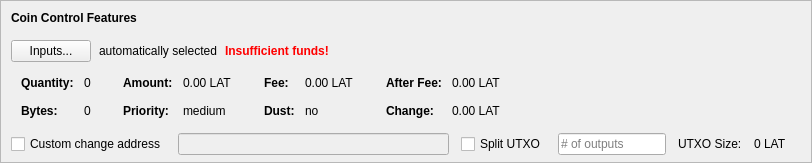
    <widget class="QFrame" name="frameCoinControl">
     <property name="sizePolicy">
      <sizepolicy hsizetype="Expanding" vsizetype="Expanding">
       <horstretch>0</horstretch>
       <verstretch>0</verstretch>
      </sizepolicy>
     </property>
     <property name="maximumSize">
      <size>
       <width>16777215</width>
       <height>16777215</height>
      </size>
     </property>
     <property name="frameShape">
      <enum>QFrame::StyledPanel</enum>
     </property>
     <property name="frameShadow">
      <enum>QFrame::Sunken</enum>
     </property>
     <layout class="QVBoxLayout" name="verticalLayoutCoinControl2">
      <property name="spacing">
       <number>0</number>
      </property>
      <property name="leftMargin">
       <number>0</number>
      </property>
      <property name="topMargin">
       <number>0</number>
      </property>
      <property name="rightMargin">
       <number>0</number>
      </property>
      <property name="bottomMargin">
       <number>6</number>
      </property>
      <item>
       <layout class="QVBoxLayout" name="verticalLayoutCoinControl" stretch="0,0,0,0,1">
        <property name="spacing">
         <number>0</number>
        </property>
        <property name="leftMargin">
         <number>10</number>
        </property>
        <property name="topMargin">
         <number>10</number>
        </property>
        <item>
         <layout class="QHBoxLayout" name="horizontalLayoutCoinControl1">
          <property name="bottomMargin">
           <number>15</number>
          </property>
          <item>
           <widget class="QLabel" name="labelCoinControlFeatures">
            <property name="sizePolicy">
             <sizepolicy hsizetype="Preferred" vsizetype="Maximum">
              <horstretch>0</horstretch>
              <verstretch>0</verstretch>
             </sizepolicy>
            </property>
            <property name="font">
             <font>
              <weight>75</weight>
              <bold>true</bold>
             </font>
            </property>
            <property name="styleSheet">
             <string notr="true">font-weight:bold;</string>
            </property>
            <property name="text">
             <string>Coin Control Features</string>
            </property>
           </widget>
          </item>
         </layout>
        </item>
        <item>
         <layout class="QHBoxLayout" name="horizontalLayoutCoinControl2" stretch="0,0,0,0">
          <property name="spacing">
           <number>8</number>
          </property>
          <property name="bottomMargin">
           <number>10</number>
          </property>
          <item>
           <widget class="QPushButton" name="pushButtonCoinControl">
            <property name="styleSheet">
             <string notr="true"/>
            </property>
            <property name="text">
             <string>Inputs...</string>
            </property>
            <property name="autoDefault">
             <bool>false</bool>
            </property>
           </widget>
          </item>
          <item>
           <widget class="QLabel" name="labelCoinControlAutomaticallySelected">
            <property name="text">
             <string>automatically selected</string>
            </property>
            <property name="margin">
             <number>5</number>
            </property>
           </widget>
          </item>
          <item>
           <widget class="QLabel" name="labelCoinControlInsuffFunds">
            <property name="font">
             <font>
              <weight>75</weight>
              <bold>true</bold>
             </font>
            </property>
            <property name="styleSheet">
             <string notr="true">color:red;font-weight:bold;</string>
            </property>
            <property name="text">
             <string>Insufficient funds!</string>
            </property>
            <property name="margin">
             <number>5</number>
            </property>
           </widget>
          </item>
          <item>
           <spacer name="horizontalSpacerCoinControl">
            <property name="orientation">
             <enum>Qt::Horizontal</enum>
            </property>
            <property name="sizeHint" stdset="0">
             <size>
              <width>40</width>
              <height>1</height>
             </size>
            </property>
           </spacer>
          </item>
         </layout>
        </item>
        <item>
         <widget class="QWidget" name="widgetCoinControl" native="true">
          <property name="sizePolicy">
           <sizepolicy hsizetype="Preferred" vsizetype="Preferred">
            <horstretch>0</horstretch>
            <verstretch>0</verstretch>
           </sizepolicy>
          </property>
          <property name="minimumSize">
           <size>
            <width>0</width>
            <height>0</height>
           </size>
          </property>
          <property name="styleSheet">
           <string notr="true"/>
          </property>
          <layout class="QHBoxLayout" name="horizontalLayoutCoinControl5">
           <property name="leftMargin">
            <number>0</number>
           </property>
           <property name="topMargin">
            <number>0</number>
           </property>
           <property name="rightMargin">
            <number>0</number>
           </property>
           <property name="bottomMargin">
            <number>0</number>
           </property>
           <item>
            <layout class="QHBoxLayout" name="horizontalLayoutCoinControl3" stretch="0,0,0,1">
             <property name="spacing">
              <number>20</number>
             </property>
             <property name="topMargin">
              <number>0</number>
             </property>
             <property name="bottomMargin">
              <number>10</number>
             </property>
             <item>
              <layout class="QFormLayout" name="formLayoutCoinControl1">
               <property name="horizontalSpacing">
                <number>10</number>
               </property>
               <property name="verticalSpacing">
                <number>14</number>
               </property>
               <property name="leftMargin">
                <number>10</number>
               </property>
               <property name="topMargin">
                <number>4</number>
               </property>
               <property name="rightMargin">
                <number>6</number>
               </property>
               <item row="0" column="0">
                <widget class="QLabel" name="labelCoinControlQuantityText">
                 <property name="font">
                  <font>
                   <weight>75</weight>
                   <bold>true</bold>
                  </font>
                 </property>
                 <property name="text">
                  <string>Quantity:</string>
                 </property>
                 <property name="margin">
                  <number>0</number>
                 </property>
                </widget>
               </item>
               <item row="0" column="1">
                <widget class="QLabel" name="labelCoinControlQuantity">
                 <property name="cursor">
                  <cursorShape>IBeamCursor</cursorShape>
                 </property>
                 <property name="contextMenuPolicy">
                  <enum>Qt::ActionsContextMenu</enum>
                 </property>
                 <property name="text">
                  <string notr="true">0</string>
                 </property>
                 <property name="margin">
                  <number>0</number>
                 </property>
                 <property name="textInteractionFlags">
                  <set>Qt::LinksAccessibleByMouse|Qt::TextSelectableByKeyboard|Qt::TextSelectableByMouse</set>
                 </property>
                </widget>
               </item>
               <item row="1" column="0">
                <widget class="QLabel" name="labelCoinControlBytesText">
                 <property name="font">
                  <font>
                   <weight>75</weight>
                   <bold>true</bold>
                  </font>
                 </property>
                 <property name="text">
                  <string>Bytes:</string>
                 </property>
                </widget>
               </item>
               <item row="1" column="1">
                <widget class="QLabel" name="labelCoinControlBytes">
                 <property name="cursor">
                  <cursorShape>IBeamCursor</cursorShape>
                 </property>
                 <property name="contextMenuPolicy">
                  <enum>Qt::ActionsContextMenu</enum>
                 </property>
                 <property name="text">
                  <string notr="true">0</string>
                 </property>
                 <property name="textInteractionFlags">
                  <set>Qt::LinksAccessibleByMouse|Qt::TextSelectableByKeyboard|Qt::TextSelectableByMouse</set>
                 </property>
                </widget>
               </item>
              </layout>
             </item>
             <item>
              <layout class="QFormLayout" name="formLayoutCoinControl2">
               <property name="horizontalSpacing">
                <number>10</number>
               </property>
               <property name="verticalSpacing">
                <number>14</number>
               </property>
               <property name="leftMargin">
                <number>6</number>
               </property>
               <property name="topMargin">
                <number>4</number>
               </property>
               <property name="rightMargin">
                <number>6</number>
               </property>
               <item row="0" column="0">
                <widget class="QLabel" name="labelCoinControlAmountText">
                 <property name="font">
                  <font>
                   <weight>75</weight>
                   <bold>true</bold>
                  </font>
                 </property>
                 <property name="text">
                  <string>Amount:</string>
                 </property>
                 <property name="margin">
                  <number>0</number>
                 </property>
                </widget>
               </item>
               <item row="0" column="1">
                <widget class="QLabel" name="labelCoinControlAmount">
                 <property name="cursor">
                  <cursorShape>IBeamCursor</cursorShape>
                 </property>
                 <property name="contextMenuPolicy">
                  <enum>Qt::ActionsContextMenu</enum>
                 </property>
                 <property name="text">
                  <string notr="true">0.00 LAT</string>
                 </property>
                 <property name="textInteractionFlags">
                  <set>Qt::LinksAccessibleByMouse|Qt::TextSelectableByKeyboard|Qt::TextSelectableByMouse</set>
                 </property>
                </widget>
               </item>
               <item row="1" column="0">
                <widget class="QLabel" name="labelCoinControlPriorityText">
                 <property name="font">
                  <font>
                   <weight>75</weight>
                   <bold>true</bold>
                  </font>
                 </property>
                 <property name="text">
                  <string>Priority:</string>
                 </property>
                </widget>
               </item>
               <item row="1" column="1">
                <widget class="QLabel" name="labelCoinControlPriority">
                 <property name="cursor">
                  <cursorShape>IBeamCursor</cursorShape>
                 </property>
                 <property name="contextMenuPolicy">
                  <enum>Qt::ActionsContextMenu</enum>
                 </property>
                 <property name="text">
                  <string>medium</string>
                 </property>
                 <property name="textInteractionFlags">
                  <set>Qt::LinksAccessibleByMouse|Qt::TextSelectableByKeyboard|Qt::TextSelectableByMouse</set>
                 </property>
                </widget>
               </item>
              </layout>
             </item>
             <item>
              <layout class="QFormLayout" name="formLayoutCoinControl3">
               <property name="horizontalSpacing">
                <number>10</number>
               </property>
               <property name="verticalSpacing">
                <number>14</number>
               </property>
               <property name="leftMargin">
                <number>6</number>
               </property>
               <property name="topMargin">
                <number>4</number>
               </property>
               <property name="rightMargin">
                <number>6</number>
               </property>
               <item row="0" column="0">
                <widget class="QLabel" name="labelCoinControlFeeText">
                 <property name="font">
                  <font>
                   <weight>75</weight>
                   <bold>true</bold>
                  </font>
                 </property>
                 <property name="text">
                  <string>Fee:</string>
                 </property>
                 <property name="margin">
                  <number>0</number>
                 </property>
                </widget>
               </item>
               <item row="0" column="1">
                <widget class="QLabel" name="labelCoinControlFee">
                 <property name="cursor">
                  <cursorShape>IBeamCursor</cursorShape>
                 </property>
                 <property name="contextMenuPolicy">
                  <enum>Qt::ActionsContextMenu</enum>
                 </property>
                 <property name="text">
                  <string notr="true">0.00 LAT</string>
                 </property>
                 <property name="textInteractionFlags">
                  <set>Qt::LinksAccessibleByMouse|Qt::TextSelectableByKeyboard|Qt::TextSelectableByMouse</set>
                 </property>
                </widget>
               </item>
               <item row="1" column="0">
                <widget class="QLabel" name="labelCoinControlLowOutputText">
                 <property name="font">
                  <font>
                   <weight>75</weight>
                   <bold>true</bold>
                  </font>
                 </property>
                 <property name="text">
                  <string>Dust:</string>
                 </property>
                </widget>
               </item>
               <item row="1" column="1">
                <widget class="QLabel" name="labelCoinControlLowOutput">
                 <property name="cursor">
                  <cursorShape>IBeamCursor</cursorShape>
                 </property>
                 <property name="contextMenuPolicy">
                  <enum>Qt::ActionsContextMenu</enum>
                 </property>
                 <property name="text">
                  <string>no</string>
                 </property>
                 <property name="textInteractionFlags">
                  <set>Qt::LinksAccessibleByMouse|Qt::TextSelectableByKeyboard|Qt::TextSelectableByMouse</set>
                 </property>
                </widget>
               </item>
              </layout>
             </item>
             <item>
              <layout class="QFormLayout" name="formLayoutCoinControl4">
               <property name="horizontalSpacing">
                <number>10</number>
               </property>
               <property name="verticalSpacing">
                <number>14</number>
               </property>
               <property name="leftMargin">
                <number>6</number>
               </property>
               <property name="topMargin">
                <number>4</number>
               </property>
               <property name="rightMargin">
                <number>6</number>
               </property>
               <item row="0" column="0">
                <widget class="QLabel" name="labelCoinControlAfterFeeText">
                 <property name="font">
                  <font>
                   <weight>75</weight>
                   <bold>true</bold>
                  </font>
                 </property>
                 <property name="text">
                  <string>After Fee:</string>
                 </property>
                 <property name="margin">
                  <number>0</number>
                 </property>
                </widget>
               </item>
               <item row="0" column="1">
                <widget class="QLabel" name="labelCoinControlAfterFee">
                 <property name="cursor">
                  <cursorShape>IBeamCursor</cursorShape>
                 </property>
                 <property name="contextMenuPolicy">
                  <enum>Qt::ActionsContextMenu</enum>
                 </property>
                 <property name="text">
                  <string notr="true">0.00 LAT</string>
                 </property>
                 <property name="textInteractionFlags">
                  <set>Qt::LinksAccessibleByMouse|Qt::TextSelectableByKeyboard|Qt::TextSelectableByMouse</set>
                 </property>
                </widget>
               </item>
               <item row="1" column="0">
                <widget class="QLabel" name="labelCoinControlChangeText">
                 <property name="font">
                  <font>
                   <weight>75</weight>
                   <bold>true</bold>
                  </font>
                 </property>
                 <property name="text">
                  <string>Change:</string>
                 </property>
                </widget>
               </item>
               <item row="1" column="1">
                <widget class="QLabel" name="labelCoinControlChange">
                 <property name="cursor">
                  <cursorShape>IBeamCursor</cursorShape>
                 </property>
                 <property name="contextMenuPolicy">
                  <enum>Qt::ActionsContextMenu</enum>
                 </property>
                 <property name="text">
                  <string notr="true">0.00 LAT</string>
                 </property>
                 <property name="textInteractionFlags">
                  <set>Qt::LinksAccessibleByMouse|Qt::TextSelectableByKeyboard|Qt::TextSelectableByMouse</set>
                 </property>
                </widget>
               </item>
              </layout>
             </item>
            </layout>
           </item>
          </layout>
         </widget>
        </item>
        <item>
         <layout class="QHBoxLayout" name="horizontalLayoutCoinControl4" stretch="0,0,0,0,0,0,0">
          <property name="spacing">
           <number>12</number>
          </property>
          <property name="sizeConstraint">
           <enum>QLayout::SetDefaultConstraint</enum>
          </property>
          <property name="topMargin">
           <number>5</number>
          </property>
          <property name="rightMargin">
           <number>5</number>
          </property>
          <item>
           <widget class="QCheckBox" name="checkBoxCoinControlChange">
            <property name="toolTip">
             <string>If this is activated, but the change address is empty or invalid, change will be sent to a newly generated address.</string>
            </property>
            <property name="text">
             <string>Custom change address</string>
            </property>
           </widget>
          </item>
          <item>
           <widget class="QValidatedLineEdit" name="lineEditCoinControlChange">
            <property name="enabled">
             <bool>false</bool>
            </property>
            <property name="sizePolicy">
             <sizepolicy hsizetype="Expanding" vsizetype="Fixed">
              <horstretch>0</horstretch>
              <verstretch>0</verstretch>
             </sizepolicy>
            </property>
           </widget>
          </item>
          <item>
           <widget class="QCheckBox" name="splitBlockCheckBox">
            <property name="text">
             <string>Split UTXO</string>
            </property>
           </widget>
          </item>
          <item>
           <widget class="QLineEdit" name="splitBlockLineEdit">
            <property name="sizePolicy">
             <sizepolicy hsizetype="Fixed" vsizetype="Fixed">
              <horstretch>50</horstretch>
              <verstretch>0</verstretch>
             </sizepolicy>
            </property>
            <property name="placeholderText">
             <string># of outputs</string>
            </property>
           </widget>
          </item>
          <item>
           <widget class="QLabel" name="labelBlockSizeText">
            <property name="text">
             <string>UTXO Size:</string>
            </property>
           </widget>
          </item>
          <item>
           <widget class="QLabel" name="labelBlockSize">
            <property name="text">
             <string>0 LAT</string>
            </property>
           </widget>
          </item>
          <item>
           <widget class="QLabel" name="labelCoinControlChangeLabel">
            <property name="sizePolicy">
             <sizepolicy hsizetype="Preferred" vsizetype="Expanding">
              <horstretch>0</horstretch>
              <verstretch>0</verstretch>
             </sizepolicy>
            </property>
            <property name="minimumSize">
             <size>
              <width>0</width>
              <height>0</height>
             </size>
            </property>
            <property name="text">
             <string/>
            </property>
            <property name="margin">
             <number>3</number>
            </property>
           </widget>
          </item>
         </layout>
        </item>
        <item>
         <spacer name="verticalSpacerCoinControl">
          <property name="orientation">
           <enum>Qt::Vertical</enum>
          </property>
          <property name="sizeHint" stdset="0">
           <size>
            <width>800</width>
            <height>1</height>
           </size>
          </property>
         </spacer>
        </item>
       </layout>
      </item>
     </layout>
    </widget>
